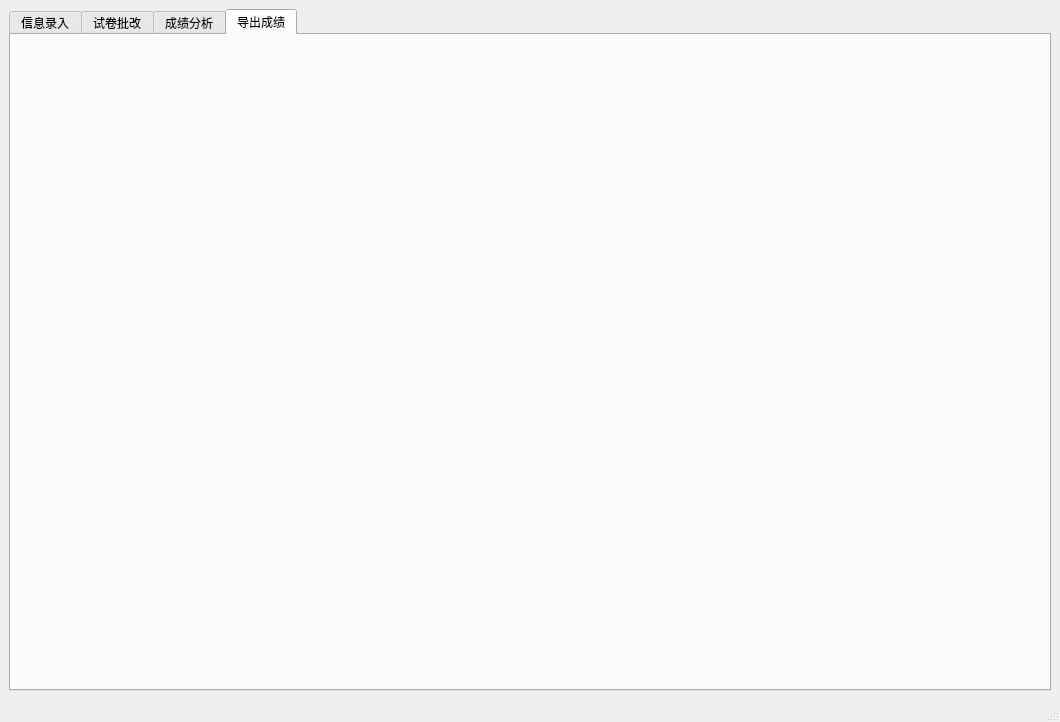
<?xml version="1.0" encoding="UTF-8"?>
<ui version="4.0">
 <class>MainWindow</class>
 <widget class="QMainWindow" name="MainWindow">
  <property name="geometry">
   <rect>
    <x>0</x>
    <y>0</y>
    <width>1060</width>
    <height>722</height>
   </rect>
  </property>
  <property name="windowTitle">
   <string>MainWindow</string>
  </property>
  <widget class="QWidget" name="centralwidget">
   <layout class="QVBoxLayout" name="verticalLayout">
    <item>
     <widget class="QTabWidget" name="tabWidget">
      <property name="currentIndex">
       <number>3</number>
      </property>
      <widget class="QWidget" name="tab_input_info">
       <attribute name="title">
        <string>信息录入</string>
       </attribute>
       <layout class="QVBoxLayout" name="verticalLayout_3"/>
      </widget>
      <widget class="QWidget" name="tab_check">
       <attribute name="title">
        <string>试卷批改</string>
       </attribute>
       <layout class="QVBoxLayout" name="verticalLayout_5"/>
      </widget>
      <widget class="QWidget" name="tab_analysis">
       <attribute name="title">
        <string>成绩分析</string>
       </attribute>
       <layout class="QVBoxLayout" name="verticalLayout_7"/>
      </widget>
      <widget class="QWidget" name="tab_export">
       <attribute name="title">
        <string>导出成绩</string>
       </attribute>
       <layout class="QVBoxLayout" name="verticalLayout_9"/>
      </widget>
     </widget>
    </item>
   </layout>
  </widget>
  <widget class="QMenuBar" name="menubar">
   <property name="geometry">
    <rect>
     <x>0</x>
     <y>0</y>
     <width>1060</width>
     <height>23</height>
    </rect>
   </property>
  </widget>
  <widget class="QStatusBar" name="statusbar"/>
 </widget>
 <resources/>
 <connections/>
</ui>
